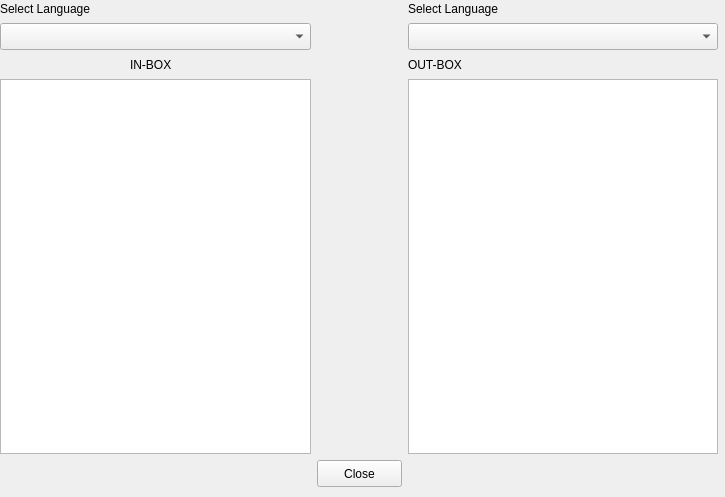
<?xml version="1.0" encoding="UTF-8"?>
<ui version="4.0">
 <class>Form</class>
 <widget class="QWidget" name="Form">
  <property name="geometry">
   <rect>
    <x>0</x>
    <y>0</y>
    <width>725</width>
    <height>497</height>
   </rect>
  </property>
  <property name="windowTitle">
   <string>Form</string>
  </property>
  <widget class="QLabel" name="label_4">
   <property name="geometry">
    <rect>
     <x>408</x>
     <y>56</y>
     <width>310</width>
     <height>17</height>
    </rect>
   </property>
   <property name="text">
    <string>OUT-BOX</string>
   </property>
  </widget>
  <widget class="QTextEdit" name="output">
   <property name="geometry">
    <rect>
     <x>408</x>
     <y>79</y>
     <width>310</width>
     <height>375</height>
    </rect>
   </property>
  </widget>
  <widget class="QLabel" name="label">
   <property name="geometry">
    <rect>
     <x>0</x>
     <y>0</y>
     <width>311</width>
     <height>17</height>
    </rect>
   </property>
   <property name="text">
    <string>Select Language</string>
   </property>
  </widget>
  <widget class="QTextEdit" name="input">
   <property name="geometry">
    <rect>
     <x>0</x>
     <y>79</y>
     <width>311</width>
     <height>375</height>
    </rect>
   </property>
  </widget>
  <widget class="QPushButton" name="pushButton">
   <property name="geometry">
    <rect>
     <x>317</x>
     <y>460</y>
     <width>85</width>
     <height>27</height>
    </rect>
   </property>
   <property name="text">
    <string>Close</string>
   </property>
  </widget>
  <widget class="QLabel" name="label_3">
   <property name="geometry">
    <rect>
     <x>130</x>
     <y>56</y>
     <width>51</width>
     <height>17</height>
    </rect>
   </property>
   <property name="text">
    <string>IN-BOX</string>
   </property>
  </widget>
  <widget class="QLabel" name="label_2">
   <property name="geometry">
    <rect>
     <x>408</x>
     <y>0</y>
     <width>310</width>
     <height>17</height>
    </rect>
   </property>
   <property name="text">
    <string>Select Language</string>
   </property>
  </widget>
  <widget class="QComboBox" name="comboBox_2">
   <property name="geometry">
    <rect>
     <x>408</x>
     <y>23</y>
     <width>310</width>
     <height>27</height>
    </rect>
   </property>
  </widget>
  <widget class="QComboBox" name="comboBox">
   <property name="geometry">
    <rect>
     <x>0</x>
     <y>23</y>
     <width>311</width>
     <height>27</height>
    </rect>
   </property>
  </widget>
 </widget>
 <resources/>
 <connections/>
 <designerdata>
  <property name="gridDeltaX">
   <number>10</number>
  </property>
  <property name="gridDeltaY">
   <number>10</number>
  </property>
  <property name="gridSnapX">
   <bool>true</bool>
  </property>
  <property name="gridSnapY">
   <bool>true</bool>
  </property>
  <property name="gridVisible">
   <bool>true</bool>
  </property>
 </designerdata>
</ui>
